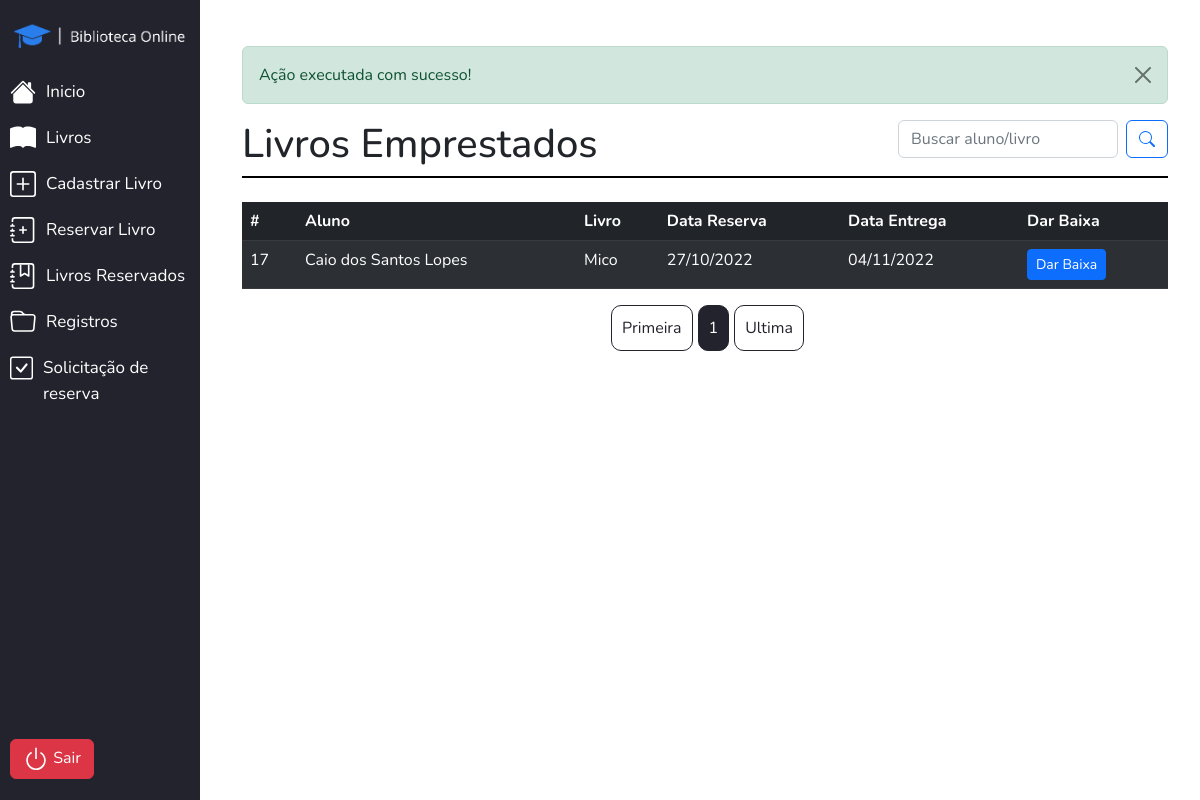
Screenshot of /View-Gestor/livros-reservados.php?status=success (signed in) with the database file from the repository.
### tables this page shows
CREATE TABLE `reserva` (
  `id_reserva` int(11) NOT NULL,
  `cod_aluno` int(11) NOT NULL,
  `cod_livro` int(11) NOT NULL,
  `data_da_reserva` date NOT NULL,
  `data_da_entrega` date NOT NULL
);

CREATE TABLE `aluno` (
  `id_aluno` int(11) NOT NULL,
  `nome_aluno` varchar(300) NOT NULL,
  `email` varchar(300) NOT NULL,
  `senha` varchar(45) NOT NULL
);

CREATE TABLE `livro` (
  `id_livro` int(11) NOT NULL,
  `cod_livro` varchar(10) NOT NULL,
  `imagem` varchar(300) NOT NULL,
  `titulo` varchar(300) NOT NULL,
  `autor` varchar(300) NOT NULL,
  `cod_categoria` int(11) NOT NULL,
  `qtd_total` int(11) NOT NULL,
  `qtd_reserva` int(11) NOT NULL,
  `qtd_temp` int(11) NOT NULL
);

### View-Gestor/livros-reservados.php (called while the page is built, shortened)
<?php
require('../DataBase.php');
include_once('../includes/header-fechado.php');
include_once('../includes/gestor/listagem-reservados.php');
include_once('../includes/gestor/menu.php');
include_once('../includes/footer-fechado.php');
?>

### includes/gestor/listagem-reservados.php (the view, shortened to what this page needs)
  <?php
    $msg = '';
    if(isset($_GET['status'])){
        switch ($_GET['status']){
            case 'success';
            $msg = '<div class="alert alert-success alert-dismissible fade show" role="alert">
                        Ação executada com sucesso!
                    <button type="button" class="btn-close" data-bs-dismiss="alert" aria-label="Close"></button>
                    </div>';
            break;
        }
    }
?>
<section class="container-xl corpo">
    <?=$msg?>
    <div class="d-flex justify-content-between titulo-pagina">
        <div>
            <h1>Livros Emprestados</h1>
        </div>
        <div class="caixa-busca">
            <form class="d-flex" role="search" method="GET">
                <input class="form-control me-2" type="search" name="busca" placeholder="Buscar aluno/livro" value="<?php if (isset($_GET['busca'])){ echo $_GET['busca']; } ?>">
                <button class="btn btn-outline-primary" type="submit">
                </button>
            </form>
        </div>
    </div>
    <?php
    $pagina_atual = filter_input(INPUT_GET, 'pagina', FILTER_SANITIZE_NUMBER_INT);
    $pagina = (!empty($pagina_atual)) ? $pagina_atual : 1;
    $qnt_result_pg = 12;
    $inicio = ($qnt_result_pg * $pagina) - $qnt_result_pg;
    $sql = $conn->prepare("SELECT *,DATE_FORMAT(data_da_reserva,'%d/%m/%Y')
    AS data_reservaf,
    DATE_FORMAT(data_da_entrega,'%d/%m/%Y')
    AS data_entregaf
     FROM reserva
    INNER JOIN livro
    ON id_livro = reserva.cod_livro
    INNER JOIN aluno
    ON id_aluno = reserva.cod_aluno LIMIT $inicio, $qnt_result_pg");
    $sql->execute();
    $result = $sql->get_result();
    ?>
    <?php if(empty($_GET['busca'])){?>
     <div class="table-livros mt-4">
            <table class="table table-dark table-striped">
                <thead>
                    <tr>
                        <th scope="col">#</th>
                        <th scope="col">Aluno</th>
                        <th scope="col">Livro</th>
                        <th scope="col">Data Reserva</th>
                        <th scope="col">Data Entrega</th>
                        <th scope="col">Dar Baixa</th>
                    </tr>
                </thead>
                <tbody>
                    <?php
                    while ($reserva = mysqli_fetch_assoc($result)) {
                    ?>
                        <tr>
                            <td><?php echo $reserva['id_reserva'] ?></td>
                            <td><?php echo $reserva['nome_aluno'] ?></td>
                            <td><?php echo $reserva['titulo'] ?></td>
                            <td><?php echo $reserva['data_reservaf'] ?></td>
                            <td><?php echo $reserva['data_entregaf'] ?></td>
                            <td>
                                <a href='dar-baixa-livro.php?id=<?php echo $reserva['id_reserva'] ?>' class='btn btn-sm btn-primary'>
                                    Dar Baixa
                                </a>
                            </td>
                        </tr>
                    <?php } ?>
                </tbody>
            </table>
        </div>
         <?php
        $result_pg = $conn->prepare("SELECT COUNT(id_reserva) AS num_result FROM reserva");
        $result_pg->execute();
        $resultado_pg = $result_pg->get_result();
        $row_pg = mysqli_fetch_assoc($resultado_pg);
        $quantidade_pg = ceil($row_pg['num_result'] / $qnt_result_pg);
        ?>
       <div class='content caixa-pag'>
       <div class='caixa-pag-num'>
        <a class='link-pag' href='livros-reservados.php?pagina=1'>Primeira</a>
        <span class='link-pag pag-atual'><?php echo $pagina ?></span>
        <a class='link-pag' href='livros-reservados.php?pagina=<?php echo $quantidade_pg ?>'>Ultima</a>
        </div>
        </div>
    <?php
        }else {
            $busca = $_GET['busca'];
            $SelectBusca = $conn->prepare("SELECT * FROM reserva
            INNER JOIN livro
            ON id_livro = reserva.cod_livro
            INNER JOIN aluno
            ON id_aluno = reserva.cod_aluno
            WHERE nome_aluno LIKE '%$busca%' OR titulo LIKE '%$busca%'");
            $SelectBusca->execute();
            $resultBusca = $SelectBusca->get_result();
        if($resultBusca->num_rows == 0){ ?>
                <div class="fundo__vitrine--livros mt-4">
                    <section class="container-xl">
                        <h4>Nenhum resultado encontrado...</h4>
                        <a class="btn btn-primary" href="livros-reservados.php">Livros emprestados</a>
                    </section>
                </div>
   <?php }} ?>
</section>

### css/main.css (style rules this page uses)
* { font-family: "Nunito", sans-serif; list-style: none; }
a { text-decoration: none; }
.corpo { margin-top: 30px; margin-left: 230px; width: calc(100% - 250px); }
.titulo-pagina { border-bottom: 2px solid black; }

### includes/gestor/listagem-reservados.php (style rules this page uses)
.link-pag { color: #23232e; border: 1px solid #23232e; padding: 10px; margin-left: 5px; border-radius: 10px; }
.pag-atual { background-color: #23232e; color: white; }
.caixa-pag { display: flex; justify-content: center; margin-bottom: 30px; }
.caixa-pag-num { display: flex; justify-content: space-between; }

### rows the page displays
reserva: id_reserva "17", cod_aluno.nome_aluno "Caio dos Santos Lopes", cod_livro.titulo "Mico", data_reservaf "27/10/2022", data_entregaf "04/11/2022"

### other values shown
$pagina "1"
